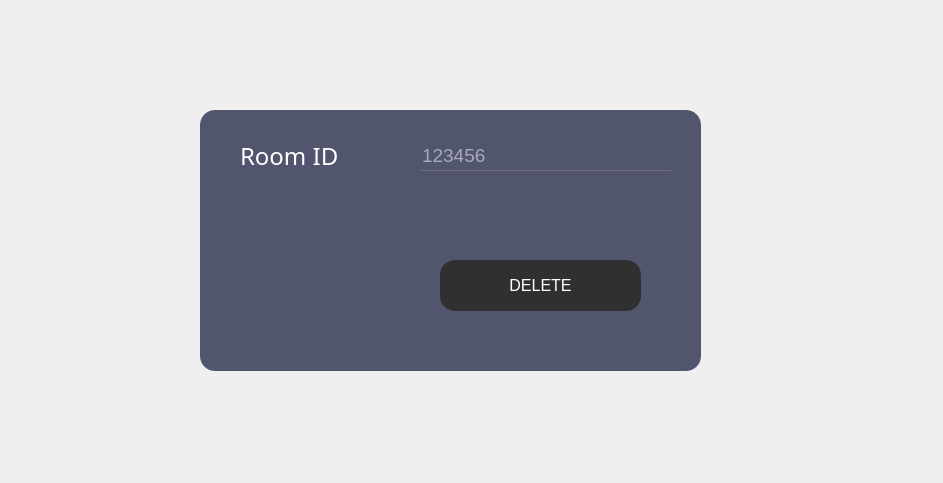
<?xml version="1.0" encoding="UTF-8"?>
<ui version="4.0">
 <class>delete</class>
 <widget class="QDialog" name="delete">
  <property name="geometry">
   <rect>
    <x>0</x>
    <y>0</y>
    <width>943</width>
    <height>483</height>
   </rect>
  </property>
  <property name="windowTitle">
   <string>Dialog</string>
  </property>
  <property name="styleSheet">
   <string notr="true">*{
background:url(C:/Users/hedi2/downloads/hamer.jpg)
}</string>
  </property>
  <widget class="QFrame" name="add_room">
   <property name="geometry">
    <rect>
     <x>200</x>
     <y>110</y>
     <width>501</width>
     <height>261</height>
    </rect>
   </property>
   <property name="styleSheet">
    <string notr="true">QFrame
{
	background:#51556e;
    border-radius:15px;
}</string>
   </property>
   <property name="frameShape">
    <enum>QFrame::StyledPanel</enum>
   </property>
   <property name="frameShadow">
    <enum>QFrame::Raised</enum>
   </property>
   <widget class="QPushButton" name="DEL">
    <property name="geometry">
     <rect>
      <x>240</x>
      <y>150</y>
      <width>201</width>
      <height>51</height>
     </rect>
    </property>
    <property name="font">
     <font>
      <pointsize>12</pointsize>
     </font>
    </property>
    <property name="styleSheet">
     <string notr="true">*{
color:white;
border-radius: 15px;
background:#303030;
}

*:hover
{
	color:#303030;
	border-radius:15px;
	background:white
}</string>
    </property>
    <property name="text">
     <string>DELETE</string>
    </property>
   </widget>
   <widget class="QLineEdit" name="LRI">
    <property name="geometry">
     <rect>
      <x>220</x>
      <y>30</y>
      <width>251</width>
      <height>31</height>
     </rect>
    </property>
    <property name="font">
     <font>
      <pointsize>14</pointsize>
     </font>
    </property>
    <property name="acceptDrops">
     <bool>true</bool>
    </property>
    <property name="styleSheet">
     <string notr="true">*{
background:transparent;
border:none;
color:white;
border-bottom:1px solid #717072;
}</string>
    </property>
    <property name="inputMask">
     <string/>
    </property>
    <property name="text">
     <string/>
    </property>
    <property name="maxLength">
     <number>32767</number>
    </property>
    <property name="echoMode">
     <enum>QLineEdit::Normal</enum>
    </property>
    <property name="placeholderText">
     <string>123456</string>
    </property>
   </widget>
   <widget class="QLabel" name="RID">
    <property name="geometry">
     <rect>
      <x>40</x>
      <y>20</y>
      <width>121</width>
      <height>51</height>
     </rect>
    </property>
    <property name="styleSheet">
     <string notr="true">*{
    font-family:century gothic;
    font-size:24px;
	color:white;
}

</string>
    </property>
    <property name="text">
     <string>Room ID</string>
    </property>
   </widget>
   <zorder>DEL</zorder>
   <zorder>RID</zorder>
   <zorder>LRI</zorder>
  </widget>
 </widget>
 <resources/>
 <connections/>
</ui>
